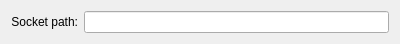
<?xml version="1.0" encoding="UTF-8"?>
<ui version="4.0">
 <class>LocalSocketDataSourceConfigWidget</class>
 <widget class="QWidget" name="LocalSocketDataSourceConfigWidget">
  <property name="geometry">
   <rect>
    <x>0</x>
    <y>0</y>
    <width>400</width>
    <height>44</height>
   </rect>
  </property>
  <property name="windowTitle">
   <string>Local Socket Data Source Configuration</string>
  </property>
  <layout class="QFormLayout" name="formLayout">
   <item row="0" column="0">
    <widget class="QLabel" name="label">
     <property name="text">
      <string>Socket path:</string>
     </property>
     <property name="alignment">
      <set>Qt::AlignmentFlag::AlignRight|Qt::AlignmentFlag::AlignTrailing|Qt::AlignmentFlag::AlignVCenter</set>
     </property>
     <property name="wordWrap">
      <bool>false</bool>
     </property>
    </widget>
   </item>
   <item row="0" column="1">
    <widget class="QLineEdit" name="socketPathTextField"/>
   </item>
  </layout>
 </widget>
 <resources/>
 <connections/>
</ui>
